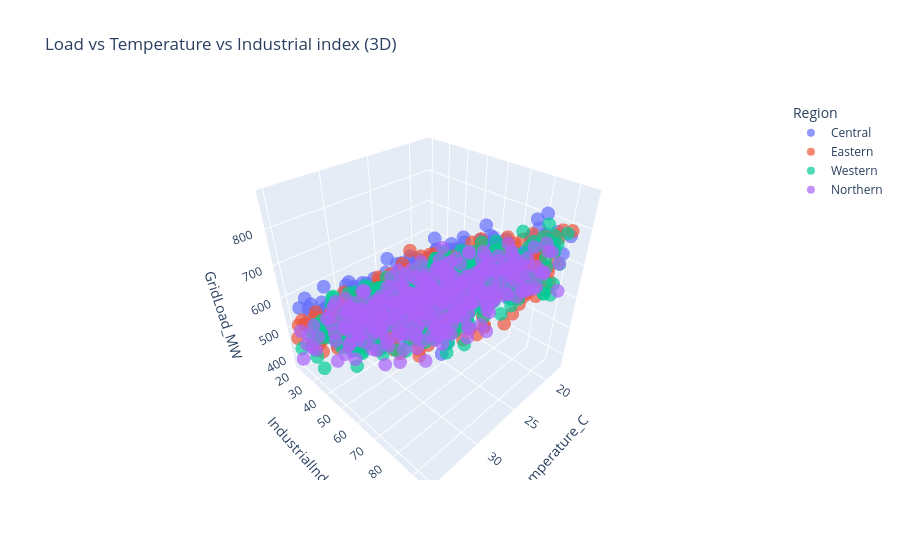

Here is the notebook cell this chart was saved with:
### Code cell
fig3d = px.scatter_3d(df, x='Temperature_C', y='IndustrialIndex', z=TARGET,
                      color='Region', opacity=0.7,
                      title='Load vs Temperature vs Industrial index (3D)')
fig3d.write_html(str(FIGURES_DIR / 'plotly_3d_load.html'))
fig3d.show()

### Figure 1 — Plotly figure (JSON) as saved in the notebook; plotly's stock layout.template omitted (floating-point values rounded to 4 significant figures; data arrays with more than 128 entries replaced by an {"elided": "..."} marker saying what was removed)
{"data": [{"hovertemplate": "Region=Central<br>Temperature_C=%{x}<br>IndustrialIndex=%{y}<br>GridLoad_MW=%{z}<extra></extra>", "legendgroup": "Central", "marker": {"color": "#636efa", "opacity": 0.7, "symbol": "circle"}, "mode": "markers", "name": "Central", "scene": "scene", "showlegend": true, "type": "scatter3d", "x": {"elided": "357 float values"}, "y": {"elided": "357 float values"}, "z": {"elided": "357 float values"}}, {"hovertemplate": "Region=Eastern<br>Temperature_C=%{x}<br>IndustrialIndex=%{y}<br>GridLoad_MW=%{z}<extra></extra>", "legendgroup": "Eastern", "marker": {"color": "#EF553B", "opacity": 0.7, "symbol": "circle"}, "mode": "markers", "name": "Eastern", "scene": "scene", "showlegend": true, "type": "scatter3d", "x": {"elided": "385 float values"}, "y": {"elided": "385 float values"}, "z": {"elided": "385 float values"}}, {"hovertemplate": "Region=Western<br>Temperature_C=%{x}<br>IndustrialIndex=%{y}<br>GridLoad_MW=%{z}<extra></extra>", "legendgroup": "Western", "marker": {"color": "#00cc96", "opacity": 0.7, "symbol": "circle"}, "mode": "markers", "name": "Western", "scene": "scene", "showlegend": true, "type": "scatter3d", "x": {"elided": "390 float values"}, "y": {"elided": "390 float values"}, "z": {"elided": "390 float values"}}, {"hovertemplate": "Region=Northern<br>Temperature_C=%{x}<br>IndustrialIndex=%{y}<br>GridLoad_MW=%{z}<extra></extra>", "legendgroup": "Northern", "marker": {"color": "#ab63fa", "opacity": 0.7, "symbol": "circle"}, "mode": "markers", "name": "Northern", "scene": "scene", "showlegend": true, "type": "scatter3d", "x": {"elided": "357 float values"}, "y": {"elided": "357 float values"}, "z": {"elided": "357 float values"}}], "layout": {"legend": {"title": {"text": "Region"}, "tracegroupgap": 0}, "scene": {"domain": {"x": [0.0, 1.0], "y": [0.0, 1.0]}, "xaxis": {"title": {"text": "Temperature_C"}}, "yaxis": {"title": {"text": "IndustrialIndex"}}, "zaxis": {"title": {"text": "GridLoad_MW"}}}, "title": {"text": "Load vs Temperature vs Industrial index (3D)"}}}
